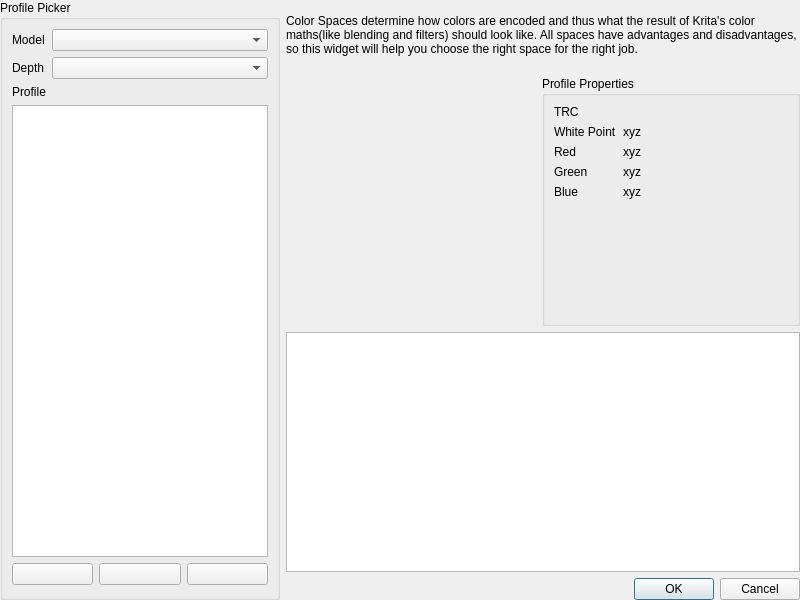
<?xml version="1.0" encoding="UTF-8"?>
<ui version="4.0">
 <class>WdgColorSpaceSelectorAdvanced</class>
 <widget class="QWidget" name="WdgColorSpaceSelectorAdvanced">
  <property name="geometry">
   <rect>
    <x>0</x>
    <y>0</y>
    <width>800</width>
    <height>600</height>
   </rect>
  </property>
  <layout class="QGridLayout" name="gridLayout">
   <property name="leftMargin">
    <number>0</number>
   </property>
   <property name="topMargin">
    <number>0</number>
   </property>
   <property name="rightMargin">
    <number>0</number>
   </property>
   <property name="bottomMargin">
    <number>0</number>
   </property>
   <item row="5" column="2">
    <widget class="QDialogButtonBox" name="bnOK">
     <property name="standardButtons">
      <set>QDialogButtonBox::Cancel|QDialogButtonBox::Ok</set>
     </property>
    </widget>
   </item>
   <item row="4" column="1" colspan="2">
    <widget class="QPlainTextEdit" name="textProfileDescription">
     <property name="textInteractionFlags">
      <set>Qt::TextSelectableByKeyboard|Qt::TextSelectableByMouse</set>
     </property>
    </widget>
   </item>
   <item row="0" column="1" rowspan="2" colspan="2">
    <widget class="QLabel" name="lbl_descriptionwidget">
     <property name="text">
      <string>Color Spaces determine how colors are encoded and thus what the result of Krita's color maths(like blending and filters) should look like. All spaces have advantages and disadvantages, so this widget will help you choose the right space for the right job.</string>
     </property>
     <property name="wordWrap">
      <bool>true</bool>
     </property>
    </widget>
   </item>
   <item row="2" column="1" rowspan="2">
    <widget class="KisCIETongueWidget" name="TongueWidget" native="true">
     <property name="sizePolicy">
      <sizepolicy hsizetype="Preferred" vsizetype="Preferred">
       <horstretch>0</horstretch>
       <verstretch>0</verstretch>
      </sizepolicy>
     </property>
     <property name="minimumSize">
      <size>
       <width>250</width>
       <height>250</height>
      </size>
     </property>
     <property name="maximumSize">
      <size>
       <width>400</width>
       <height>400</height>
      </size>
     </property>
    </widget>
   </item>
   <item row="2" column="2" rowspan="2">
    <widget class="QGroupBox" name="groupBox_2">
     <property name="sizePolicy">
      <sizepolicy hsizetype="Preferred" vsizetype="Preferred">
       <horstretch>0</horstretch>
       <verstretch>0</verstretch>
      </sizepolicy>
     </property>
     <property name="minimumSize">
      <size>
       <width>250</width>
       <height>0</height>
      </size>
     </property>
     <property name="title">
      <string>Profile Properties</string>
     </property>
     <layout class="QFormLayout" name="formLayout">
      <item row="0" column="0" colspan="2">
       <widget class="QLabel" name="lbltrc">
        <property name="text">
         <string>TRC</string>
        </property>
        <property name="wordWrap">
         <bool>true</bool>
        </property>
       </widget>
      </item>
      <item row="1" column="0">
       <widget class="QLabel" name="lblWhitepoint">
        <property name="text">
         <string>White Point</string>
        </property>
       </widget>
      </item>
      <item row="2" column="0">
       <widget class="QLabel" name="lblRed">
        <property name="text">
         <string>Red</string>
        </property>
       </widget>
      </item>
      <item row="1" column="1">
       <widget class="QLabel" name="lblXYZ_W">
        <property name="text">
         <string>xyz</string>
        </property>
       </widget>
      </item>
      <item row="2" column="1">
       <widget class="QLabel" name="lblXYZ_R">
        <property name="text">
         <string>xyz</string>
        </property>
       </widget>
      </item>
      <item row="3" column="0">
       <widget class="QLabel" name="lblGreen">
        <property name="text">
         <string>Green</string>
        </property>
       </widget>
      </item>
      <item row="4" column="0">
       <widget class="QLabel" name="lblBlue">
        <property name="text">
         <string>Blue</string>
        </property>
       </widget>
      </item>
      <item row="3" column="1">
       <widget class="QLabel" name="lblXYZ_G">
        <property name="text">
         <string>xyz</string>
        </property>
       </widget>
      </item>
      <item row="4" column="1">
       <widget class="QLabel" name="lblXYZ_B">
        <property name="text">
         <string>xyz</string>
        </property>
       </widget>
      </item>
     </layout>
    </widget>
   </item>
   <item row="0" column="0" rowspan="6">
    <widget class="QGroupBox" name="groupBox">
     <property name="title">
      <string>Profile Picker</string>
     </property>
     <layout class="QVBoxLayout" name="verticalLayout">
      <item>
       <layout class="QFormLayout" name="formLayout_2">
        <item row="1" column="0">
         <widget class="QLabel" name="label_2">
          <property name="text">
           <string>Depth</string>
          </property>
         </widget>
        </item>
        <item row="0" column="0">
         <widget class="QLabel" name="label">
          <property name="text">
           <string>Model</string>
          </property>
         </widget>
        </item>
        <item row="2" column="0">
         <widget class="QLabel" name="label_3">
          <property name="text">
           <string>Profile</string>
          </property>
         </widget>
        </item>
        <item row="1" column="1">
         <widget class="KisCmbIDList" name="cmbColorDepth">
          <property name="sizePolicy">
           <sizepolicy hsizetype="Expanding" vsizetype="Fixed">
            <horstretch>0</horstretch>
            <verstretch>0</verstretch>
           </sizepolicy>
          </property>
         </widget>
        </item>
        <item row="0" column="1">
         <widget class="KisCmbIDList" name="cmbColorModels">
          <property name="sizePolicy">
           <sizepolicy hsizetype="Expanding" vsizetype="Fixed">
            <horstretch>0</horstretch>
            <verstretch>0</verstretch>
           </sizepolicy>
          </property>
         </widget>
        </item>
       </layout>
      </item>
      <item>
       <widget class="QListWidget" name="lstProfile">
        <property name="minimumSize">
         <size>
          <width>100</width>
          <height>0</height>
         </size>
        </property>
        <property name="showDropIndicator" stdset="0">
         <bool>false</bool>
        </property>
        <property name="wordWrap">
         <bool>true</bool>
        </property>
       </widget>
      </item>
      <item>
       <layout class="QHBoxLayout" name="horizontalLayout">
        <property name="bottomMargin">
         <number>3</number>
        </property>
        <item>
         <widget class="QPushButton" name="bnInstallProfile">
          <property name="text">
           <string/>
          </property>
         </widget>
        </item>
        <item>
         <widget class="QPushButton" name="bnDownloadProfile">
          <property name="text">
           <string/>
          </property>
         </widget>
        </item>
        <item>
         <widget class="QPushButton" name="bnUploadProfile">
          <property name="text">
           <string/>
          </property>
         </widget>
        </item>
       </layout>
      </item>
     </layout>
    </widget>
   </item>
  </layout>
 </widget>
 <customwidgets>
  <customwidget>
   <class>KisCmbIDList</class>
   <extends>QComboBox</extends>
   <header>widgets/kis_cmb_idlist.h</header>
  </customwidget>
  <customwidget>
   <class>KisCIETongueWidget</class>
   <extends>QWidget</extends>
   <header>widgets/kis_cie_tongue_widget.h</header>
   <container>1</container>
  </customwidget>
 </customwidgets>
 <resources/>
 <connections/>
</ui>
